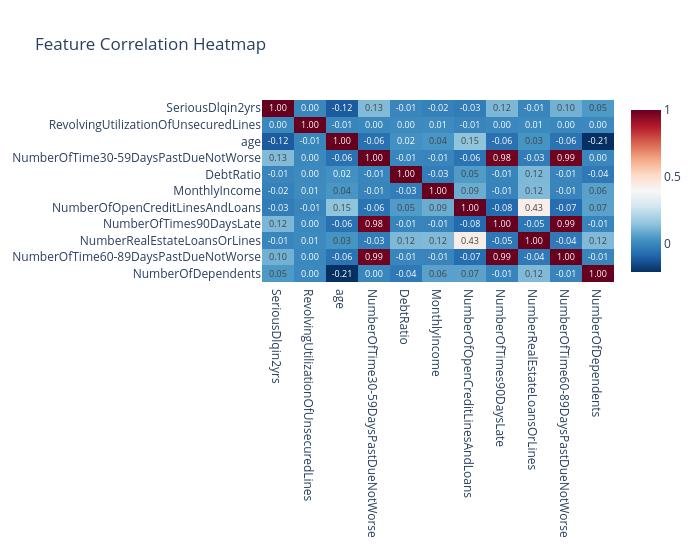

Notebook source saved alongside this figure:
### Code cell
corr_matrix = df.corr()

fig = px.imshow(
    corr_matrix,
    text_auto='.2f',
    color_continuous_scale='RdBu_r',
    title='Feature Correlation Heatmap',
    aspect='auto'
)

fig.update_layout(height=550, width=700)
fig.show()

print("\nTop correlations with Default (SeriousDlqin2yrs):")
print(corr_matrix['SeriousDlqin2yrs'].sort_values(ascending=False).round(3))

### Figure 1 — Plotly figure (JSON) as saved in the notebook; plotly's stock layout.template omitted (floating-point values rounded to 4 significant figures)
{"data": [{"coloraxis": "coloraxis", "hovertemplate": "x: %{x}<br>y: %{y}<br>color: %{z}<extra></extra>", "name": "0", "texttemplate": "%{z:.2f}", "type": "heatmap", "x": ["SeriousDlqin2yrs", "RevolvingUtilizationOfUnsecuredLines", "age", "NumberOfTime30-59DaysPastDueNotWorse", "DebtRatio", "MonthlyIncome", "NumberOfOpenCreditLinesAndLoans", "NumberOfTimes90DaysLate", "NumberRealEstateLoansOrLines", "NumberOfTime60-89DaysPastDueNotWorse", "NumberOfDependents"], "xaxis": "x", "y": ["SeriousDlqin2yrs", "RevolvingUtilizationOfUnsecuredLines", "age", "NumberOfTime30-59DaysPastDueNotWorse", "DebtRatio", "MonthlyIncome", "NumberOfOpenCreditLinesAndLoans", "NumberOfTimes90DaysLate", "NumberRealEstateLoansOrLines", "NumberOfTime60-89DaysPastDueNotWorse", "NumberOfDependents"], "yaxis": "y", "z": [[1, -0.001802, -0.1154, 0.1256, -0.007602, -0.01975, -0.02967, 0.1172, -0.007038, 0.1023, 0.04605], [-0.001802, 1, -0.005898, -0.001314, 0.003961, 0.007124, -0.01128, -0.001061, 0.006235, -0.001048, 0.001557], [-0.1154, -0.005898, 1, -0.063, 0.02419, 0.03772, 0.1477, -0.061, 0.03315, -0.05716, -0.2133], [0.1256, -0.001314, -0.063, 1, -0.006542, -0.01022, -0.05531, 0.9836, -0.03056, 0.987, -0.00268], [-0.007602, 0.003961, 0.02419, -0.006542, 1, -0.02871, 0.04957, -0.00832, 0.12, -0.007533, -0.04067], [-0.01975, 0.007124, 0.03772, -0.01022, -0.02871, 1, 0.09145, -0.01274, 0.125, -0.01112, 0.06265], [-0.02967, -0.01128, 0.1477, -0.05531, 0.04957, 0.09145, 1, -0.07998, 0.434, -0.07108, 0.06532], [0.1172, -0.001061, -0.061, 0.9836, -0.00832, -0.01274, -0.07998, 1, -0.04521, 0.9928, -0.01018], [-0.007038, 0.006235, 0.03315, -0.03056, 0.12, 0.125, 0.434, -0.04521, 1, -0.03972, 0.1247], [0.1023, -0.001048, -0.05716, 0.987, -0.007533, -0.01112, -0.07108, 0.9928, -0.03972, 1, -0.01092], [0.04605, 0.001557, -0.2133, -0.00268, -0.04067, 0.06265, 0.06532, -0.01018, 0.1247, -0.01092, 1]]}], "layout": {"coloraxis": {"colorscale": [[0, "rgb(5,48,97)"], [0.1, "rgb(33,102,172)"], [0.2, "rgb(67,147,195)"], [0.3, "rgb(146,197,222)"], [0.4, "rgb(209,229,240)"], [0.5, "rgb(247,247,247)"], [0.6, "rgb(253,219,199)"], [0.7, "rgb(244,165,130)"], [0.8, "rgb(214,96,77)"], [0.9, "rgb(178,24,43)"], [1, "rgb(103,0,31)"]]}, "height": 550, "title": {"text": "Feature Correlation Heatmap"}, "width": 700, "xaxis": {"anchor": "y", "domain": [0, 1]}, "yaxis": {"anchor": "x", "autorange": "reversed", "domain": [0, 1]}}}
